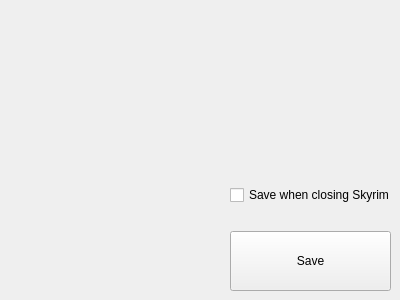
<?xml version="1.0" encoding="UTF-8"?>
<ui version="4.0">
 <class>SSK</class>
 <widget class="QWidget" name="SSK">
  <property name="geometry">
   <rect>
    <x>0</x>
    <y>0</y>
    <width>400</width>
    <height>300</height>
   </rect>
  </property>
  <property name="minimumSize">
   <size>
    <width>400</width>
    <height>300</height>
   </size>
  </property>
  <property name="maximumSize">
   <size>
    <width>800</width>
    <height>600</height>
   </size>
  </property>
  <property name="windowTitle">
   <string>Skyrim Save Keeper</string>
  </property>
  <widget class="QWidget" name="">
   <property name="geometry">
    <rect>
     <x>230</x>
     <y>165</y>
     <width>161</width>
     <height>126</height>
    </rect>
   </property>
   <layout class="QVBoxLayout" name="verticalLayout">
    <item>
     <widget class="QCheckBox" name="checkSkyrimClose">
      <property name="sizePolicy">
       <sizepolicy hsizetype="Minimum" vsizetype="Preferred">
        <horstretch>0</horstretch>
        <verstretch>0</verstretch>
       </sizepolicy>
      </property>
      <property name="text">
       <string>Save when closing Skyrim</string>
      </property>
     </widget>
    </item>
    <item>
     <widget class="QPushButton" name="ButtonSave">
      <property name="sizePolicy">
       <sizepolicy hsizetype="Minimum" vsizetype="Preferred">
        <horstretch>0</horstretch>
        <verstretch>0</verstretch>
       </sizepolicy>
      </property>
      <property name="text">
       <string>Save</string>
      </property>
     </widget>
    </item>
   </layout>
  </widget>
 </widget>
 <resources/>
 <connections/>
</ui>
